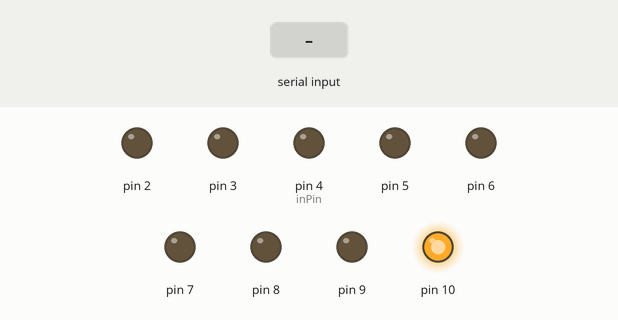
Bench run of a sketch on a simulated Arduino Uno, built with avr-gcc and run on an emulated ATmega328P. Shown: output pins drawn as LEDs (lit = HIGH). Inputs (shaded band) come from the test bench. What the sketch prints to the serial monitor is not drawn.

Above: at 1.2 s.
1.3 s: "1\n" received over Serial
At 2.3 s:
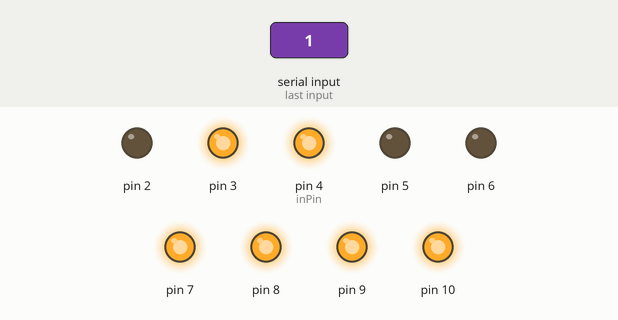
4.3 s: "2\n" received over Serial
At 5.8 s:
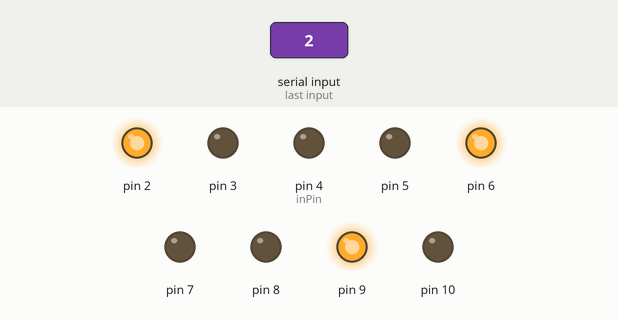
7.3 s: "3\n" received over Serial
At 9.2 s:
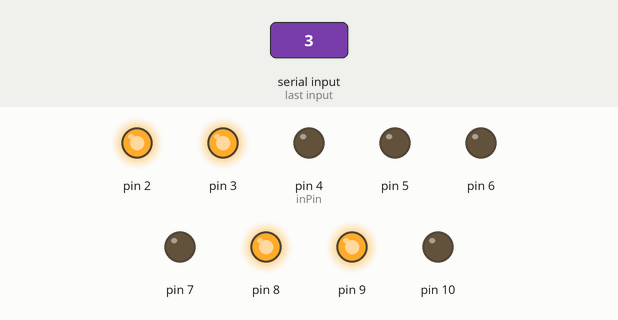
Timing chart, 0 to 11.5 s (numbered marks = the images above; inputs shaded):
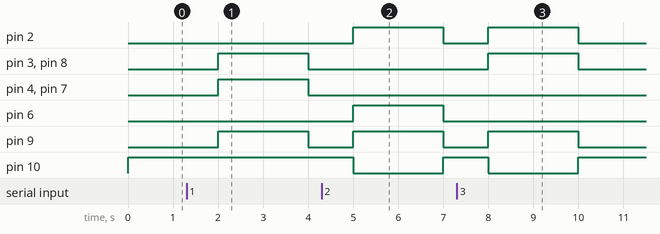

The sketch:

sketch_sep14a.ino
```cpp
int inPin = 4,outPin=13;    // NOT output connected to digital pin 2
int val=0;       // variable to store the read value

void setup()
{
  // put your setup code here, to run once:

  //pinMode(inPin,INPUT);// sets the digital pin 2 as input
  pinMode(3,OUTPUT);
  pinMode(2,OUTPUT);
  pinMode(4,OUTPUT);
  pinMode(5,OUTPUT);
  pinMode(6,OUTPUT);
  pinMode(7,OUTPUT);
  pinMode(8,OUTPUT);
  pinMode(9,OUTPUT);
  pinMode(10,OUTPUT);
  Serial.begin(9600);     // open the serial port at 9600 bps:

}

void loop()
{
  // put your main code here, to run repeatedly:
  if(Serial.available()){
     val=Serial.parseInt();
  }
  Serial.print(val);//read input pin
  if(val==0)
    {
      digitalWrite(3,LOW);
      digitalWrite(2,LOW);
      digitalWrite(5,LOW);
      digitalWrite(6,LOW);
      digitalWrite(7,LOW);
      digitalWrite(8,LOW);
      digitalWrite(9,LOW);
      digitalWrite(4,LOW);
      digitalWrite(10,HIGH);

    }
  else if(val==1)
    {
      digitalWrite(3,HIGH);
      digitalWrite(2,LOW);
      digitalWrite(5,LOW);
      digitalWrite(6,LOW);
      digitalWrite(7,HIGH);
      digitalWrite(8,HIGH);
      digitalWrite(9,HIGH);
      digitalWrite(4,HIGH);
      digitalWrite(10,HIGH);
    }
  else if(val==2)
    {
      digitalWrite(3,LOW);
      digitalWrite(2,HIGH);
      digitalWrite(5,LOW);
      digitalWrite(6,HIGH);
      digitalWrite(7,LOW);
      digitalWrite(8,LOW);
      digitalWrite(9,HIGH);
      digitalWrite(4,LOW);
      digitalWrite(10,LOW);
    }
  else if(val==3)
    {
      digitalWrite(3,HIGH);
      digitalWrite(2,HIGH);
      digitalWrite(5,LOW);
      digitalWrite(6,LOW);
      digitalWrite(7,LOW);
      digitalWrite(8,HIGH);
      digitalWrite(9,HIGH);
      digitalWrite(4,LOW);
      digitalWrite(10,LOW);
    }


 delay(1000);

}
```

Measured:
- after the input at 1.3 s, pin 3, pin 4 (inPin), pin 7–9: LOW → HIGH after 0.70 s, → LOW 2.0 s later
- after the input at 4.3 s, pin 2, pin 6, pin 9: LOW → HIGH after 0.70 s, → LOW 2.0 s later; pin 10: HIGH → LOW after 0.70 s, → HIGH 2.0 s later
- after the input at 7.3 s, pin 2, pin 3, pin 8, pin 9: LOW → HIGH after 0.70 s, → LOW 2.0 s later; pin 10: HIGH → LOW after 0.70 s, → HIGH 2.0 s later
